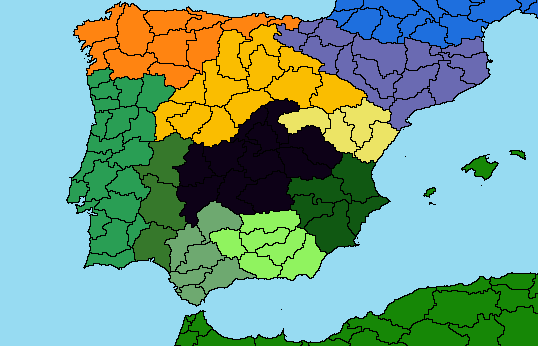
#> input picture Map_Painter/maps/subregions.png, 538 x 346 px
$ python -i map_painter.py   (imports and definitions only)
#> lines starting #> are read from the running program, lines starting #| are printed output that depends on the picture
import numpy as np
import cv2
import tkinter
from tkinter import colorchooser
from tkinter import filedialog
from tkinter.ttk import *
import time
from PIL import Image, ImageTk
import os
from pathlib import Path
import sys

# [4 lines left out: function showImage, not called in this run]

def hex_to_bgr(hexa: str) -> (int, int, int):
    return tuple(int(hexa[i:i+2], 16)  for i in (5, 3, 1))

# [6 lines left out: function valid_hex, not called in this run]

#General map information
ROOT="maps/"
base=[None, None, None, None, None, None, None]
BW=0
NORM=1 if os.path.exists(f'{ROOT}map.png') else -10000
# [1 line not run here, left out]
NORM=1 if os.path.exists(f'{ROOT}map.png') else -10000
# [4 lines not run here, left out]
SUB=2 if os.path.exists(f'{ROOT}subregions.png') else -10000
REG=3 if os.path.exists(f'{ROOT}regions.png') else -10000
COU=4 if os.path.exists(f'{ROOT}countries.png') else -10000
EMP=5 if os.path.exists(f'{ROOT}empires.png') else -10000
CONT=6 if os.path.exists(f'{ROOT}continents.png') else -10000
attributes=["","colour","subregion","region","country","empire","continent"]
# [14 lines not run here, left out]

def read_file(path):
    im_path = Path(path)
    curr_dir = os.getcwd()
    os.chdir(im_path.parent)
    bgrImage=cv2.imread(im_path.name)
    os.chdir(curr_dir)
    return bgrImage

# [1 line that did not run here, left out]
# [1 line that did not run here, left out]
if SUB>=0: base[SUB]=read_file(f'{ROOT}subregions.png')
#> call 2 of read_file, with path = 'maps/subregions.png'
#> in read_file, bgrImage is the input picture: shape (346, 538, 3); mean B, G, R 141.1, 162.6, 118.4
if REG>=0: base[REG]=read_file(f'{ROOT}regions.png')
#> call 3 of read_file, with path = 'maps/regions.png'
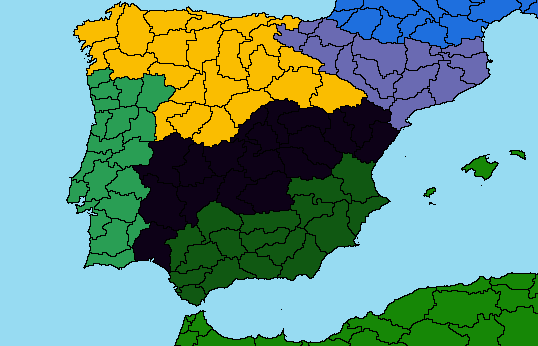
#> input picture Map_Painter/maps/regions.png, 538 x 346 px
#> in read_file, bgrImage is the input picture: shape (346, 538, 3); mean B, G, R 134.2, 152.1, 107.4
if COU>=0: base[COU]=read_file(f'{ROOT}countries.png')
if EMP>=0: base[EMP]=read_file(f'{ROOT}empires.png')
if CONT>=0: base[CONT]=read_file(f'{ROOT}continents.png')
#> call 4 of read_file, with path = 'maps/continents.png'
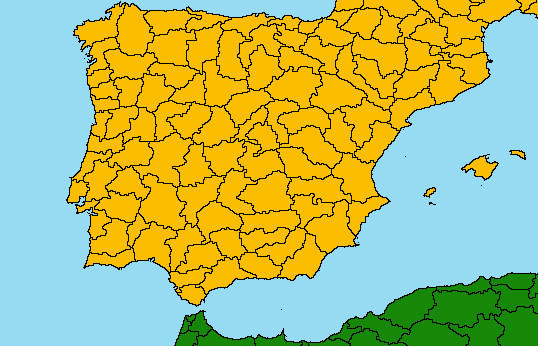
#> input picture Map_Painter/maps/continents.png, 538 x 346 px
#> in read_file, bgrImage is the input picture: shape (346, 538, 3); mean B, G, R 109.1, 187, 175.4
line_colour_hex="#000000"
line_colour=hex_to_bgr(line_colour_hex)
base=[i for i in base if type(i)!=None]
#> base = 7 items

headers=[]

# [53 lines left out: functions add_to_history, undo, redo, not called in this run]

history=[]
undo_history=[]
update_history=True

#Starting widget
# [4 lines not run here, left out]

platform="linux"

#Zoomed state (Maximising window size)
# [7 lines not run here, left out]

#General widget state information
selected=[]
is_country=False
last_selected=-1
displayed_map=1
current_map=1
cursor_position=1000

move_center=None
scale=1
latest_scale=scale
map_position=(0,0)
# [1 line that did not run here, left out]
# [1 line that did not run here, left out]

def change_focus(event) -> None:
    event.widget.focus_set()

# [6 lines left out: function set_cursor_position, not called in this run]

def focus_to_map(event) -> None:
    map_label.focus_set()

def create_image(img) -> ImageTk.PhotoImage:
    image=cv2.resize(img,(int(img.shape[1]*scale),int(img.shape[0]*scale)),interpolation=cv2.INTER_NEAREST)
#> (the run stopped early here; a loop or call above may not have finished)
